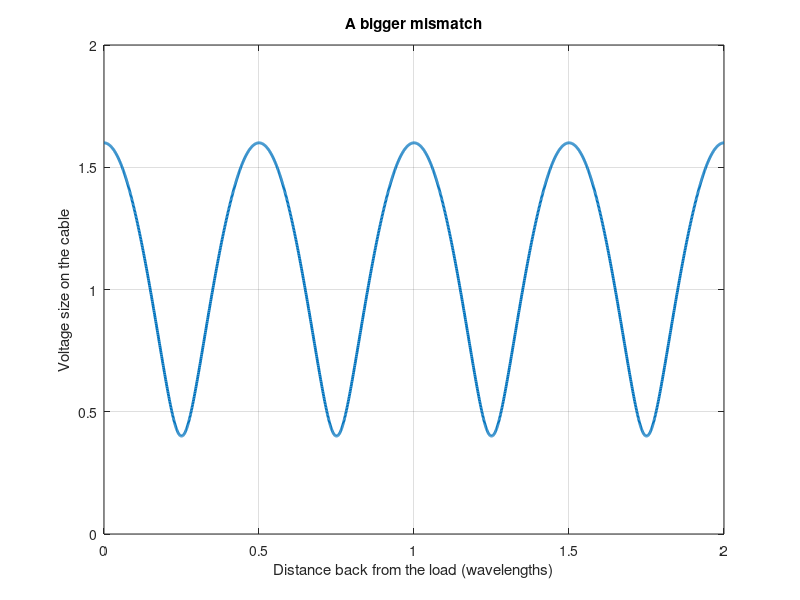

Recreate this plot in MATLAB.
%% ====================================================================
%  Course    : Advanced Radio Communications  (Beacon Red)
%  Day       : 2 - Electromagnetic Fundamentals
%  Exercise  : 4 - The standing wave on a mismatched line
%              *** STUDENT STARTER FILE ***
%  Teaches   : the reflected wave does not just disappear - it travels back
%              along the cable and adds to the forward wave. In some places
%              they help each other and in others they cancel, so the
%              voltage on the cable has fixed peaks and dips. The ratio of
%              the biggest peak to the smallest dip IS the VSWR.
%  Run time  : about 12 minutes.
%  Needs     : plain MATLAB (MATLAB Online is fine). No toolbox.
%  TIER      : every section is RUN AND SEE. There is nothing to type in
%              this file. Run each section and watch what happens.
%              In the solo task in Section 5 you change ONE number.
%  How to use: click inside a section and press Run Section, one at a time.
%              Run Section 1 first - every later section uses it.
% ====================================================================

%% Section 1 (RUN AND SEE) - two wavelengths of cable, three different loads
% What this block does: it sets up the cable and works out the reflection
% coefficient of three loads. Nothing is drawn yet.
clear; clc;
lambda = 1;                          % call one wavelength 1 metre, to keep it simple
beta   = 2*pi/lambda;                % how fast the wave phase turns with distance
z      = 0:0.001:2;                  % two wavelengths of cable, measured from the load
Z0     = 50;
ZL     = [50 100 200];               % matched, then 2:1 off, then 4:1 off
Gamma  = (ZL - Z0) ./ (ZL + Z0)      % 0, 0.3333 and 0.6

%% Section 2 (RUN AND SEE) - add the forward wave and the reflected wave
% What this block does: at every point on the cable it adds the wave going
% towards the load to the smaller wave coming back, then takes the size.
V1 = abs(exp(-1j*beta*z) + Gamma(1)*exp(1j*beta*z));   % 50 ohm load
V2 = abs(exp(-1j*beta*z) + Gamma(2)*exp(1j*beta*z));   % 100 ohm load
V3 = abs(exp(-1j*beta*z) + Gamma(3)*exp(1j*beta*z));   % 200 ohm load

%% Section 3 (RUN AND SEE) - the picture
% What this block does: it draws the three voltage patterns on one figure.
plot(z, V1, 'LineWidth', 2); hold on
plot(z, V2, 'LineWidth', 2)
plot(z, V3, 'LineWidth', 2); hold off
grid on; ylim([0 2])
xlabel('Distance back from the load (wavelengths)')
ylabel('Voltage size on the cable')
legend('ZL = 50 (matched)', 'ZL = 100 (VSWR 2)', 'ZL = 200 (VSWR 4)')
title('Standing wave on a mismatched line')

%% Section 4 (RUN AND SEE) - measure the pattern, then check the formula
% What this block does: it reads the highest and lowest voltage off each
% curve and divides one by the other. That ratio IS the VSWR.
measured = [max(V1)/min(V1), max(V2)/min(V2), max(V3)/min(V3)]
formula  = (1 + abs(Gamma)) ./ (1 - abs(Gamma))

%% Section 5 (RUN AND SEE) - SOLO VARIATION
% Task: change ONE number below - the 200 ohm load becomes 450 ohm - then
%       run this section again. Write down what happened to the peaks and
%       to the dips, and what the new peak-to-dip ratio is.
ZL4 = 200;                                        % <-- CHANGE 200 TO 450
G4  = (ZL4 - Z0) / (ZL4 + Z0);
V4  = abs(exp(-1j*beta*z) + G4*exp(1j*beta*z));
plot(z, V4, 'LineWidth', 2); grid on; ylim([0 2])
xlabel('Distance back from the load (wavelengths)')
ylabel('Voltage size on the cable')
title('A bigger mismatch')
peak_dip_ratio = [max(V4) min(V4) max(V4)/min(V4)]
